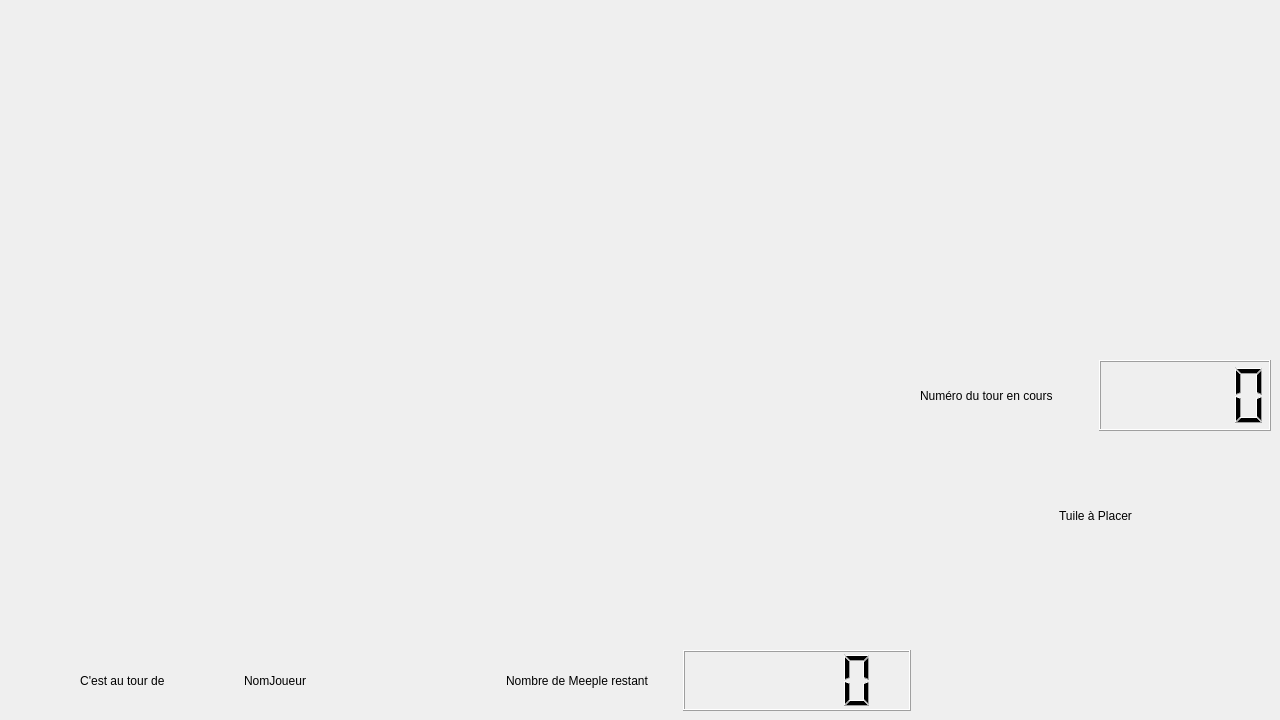
<?xml version="1.0" encoding="UTF-8"?>
<ui version="4.0">
 <class>VuePartie</class>
 <widget class="QMainWindow" name="VuePartie">
  <property name="geometry">
   <rect>
    <x>0</x>
    <y>0</y>
    <width>1280</width>
    <height>720</height>
   </rect>
  </property>
  <property name="windowTitle">
   <string>MainWindow</string>
  </property>
  <property name="styleSheet">
   <string notr="true"/>
  </property>
  <widget class="QWidget" name="centralwidget">
   <widget class="QWidget" name="verticalLayoutWidget">
    <property name="geometry">
     <rect>
      <x>920</x>
      <y>10</y>
      <width>351</width>
      <height>351</height>
     </rect>
    </property>
    <layout class="QVBoxLayout" name="affichageScore">
     <property name="sizeConstraint">
      <enum>QLayout::SetDefaultConstraint</enum>
     </property>
    </layout>
   </widget>
   <widget class="QWidget" name="widgetTour" native="true">
    <property name="geometry">
     <rect>
      <x>920</x>
      <y>360</y>
      <width>351</width>
      <height>71</height>
     </rect>
    </property>
    <layout class="QHBoxLayout" name="horizontalLayout">
     <item>
      <widget class="QLabel" name="texteNumTour">
       <property name="text">
        <string>Numéro du tour en cours</string>
       </property>
      </widget>
     </item>
     <item>
      <widget class="QLCDNumber" name="numTour"/>
     </item>
    </layout>
   </widget>
   <widget class="QWidget" name="widgetTourActu" native="true">
    <property name="geometry">
     <rect>
      <x>10</x>
      <y>650</y>
      <width>901</width>
      <height>61</height>
     </rect>
    </property>
    <layout class="QHBoxLayout" name="horizontalLayout_2">
     <item>
      <widget class="QLabel" name="nomJoueurActu">
       <property name="text">
        <string>C'est au tour de </string>
       </property>
       <property name="alignment">
        <set>Qt::AlignCenter</set>
       </property>
      </widget>
     </item>
     <item>
      <widget class="QLabel" name="label_3">
       <property name="text">
        <string>NomJoueur</string>
       </property>
      </widget>
     </item>
     <item>
      <widget class="QLabel" name="label">
       <property name="maximumSize">
        <size>
         <width>200</width>
         <height>16777215</height>
        </size>
       </property>
       <property name="text">
        <string>Nombre de Meeple restant</string>
       </property>
       <property name="alignment">
        <set>Qt::AlignCenter</set>
       </property>
      </widget>
     </item>
     <item>
      <widget class="QLCDNumber" name="nbrMeepleRestant"/>
     </item>
    </layout>
   </widget>
   <widget class="QWidget" name="verticalLayoutWidget_2">
    <property name="geometry">
     <rect>
      <x>919</x>
      <y>539</y>
      <width>351</width>
      <height>171</height>
     </rect>
    </property>
    <layout class="QVBoxLayout" name="espaceTuilePlace"/>
   </widget>
   <widget class="QLabel" name="label_2">
    <property name="geometry">
     <rect>
      <x>920</x>
      <y>500</y>
      <width>351</width>
      <height>31</height>
     </rect>
    </property>
    <property name="text">
     <string>Tuile à Placer</string>
    </property>
    <property name="alignment">
     <set>Qt::AlignCenter</set>
    </property>
   </widget>
  </widget>
 </widget>
 <resources/>
 <connections/>
</ui>
